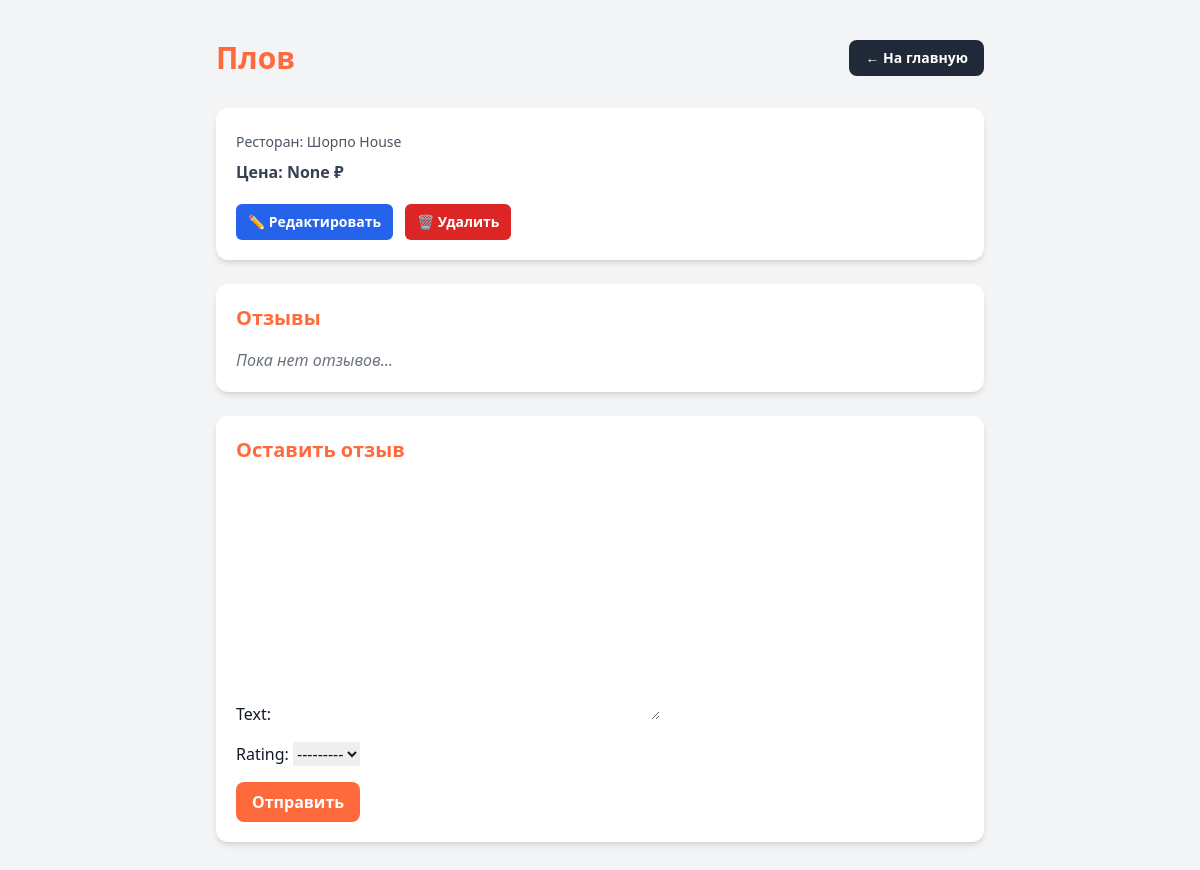
/dishes/7/ (signed in), run on an earlier commit of the app's database.
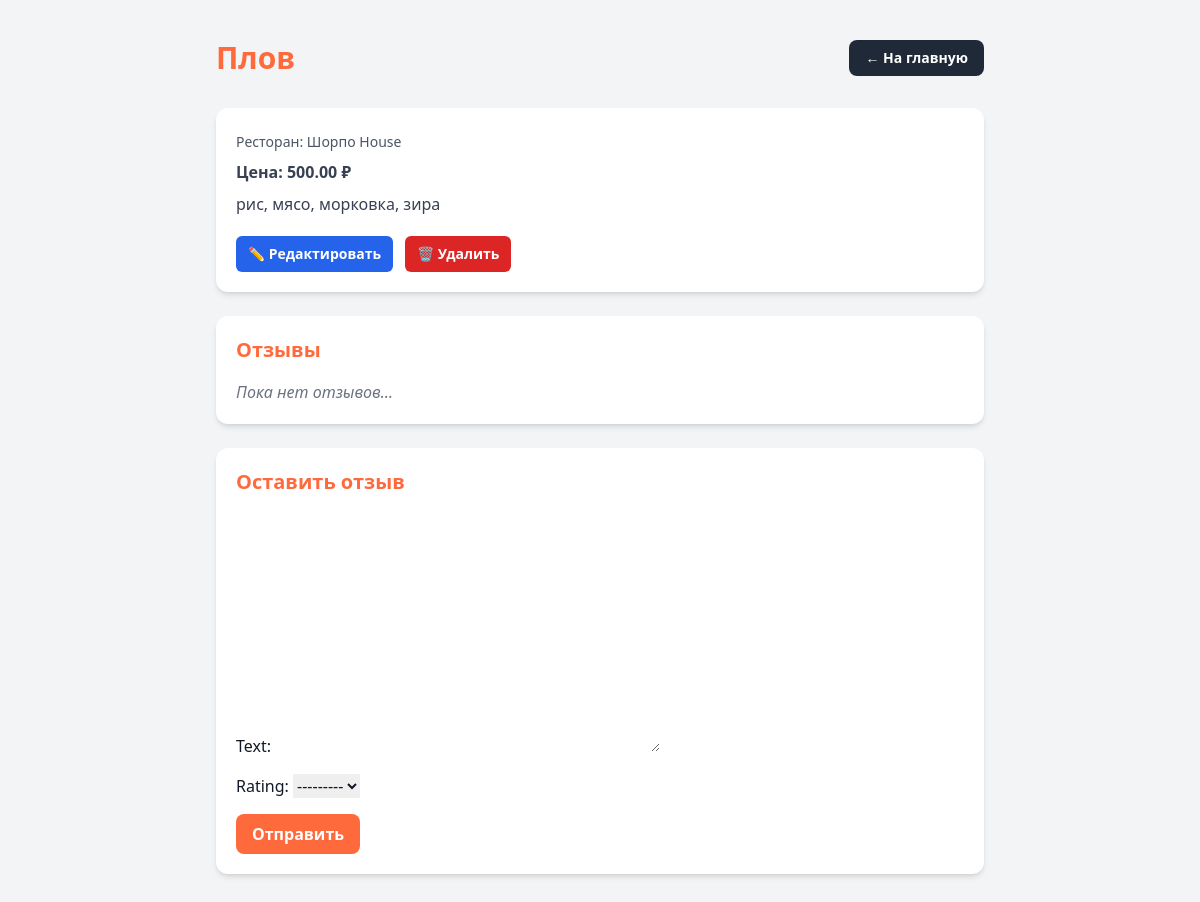
And on a later commit of the database.
### restaurants/models.py (models this page shows, shortened)
class Dish(models.Model):
    name = models.CharField(max_length=200)
    description = models.TextField(blank=True)
    price = models.DecimalField(max_digits=8, decimal_places=2, null=True, blank=True)
    restaurant = models.ForeignKey(Restaurant, on_delete=models.CASCADE, related_name='dishes')
    category = models.ForeignKey(Category, on_delete=models.SET_NULL, null=True, blank=True)
    ingredients = models.ManyToManyField(Ingredient, blank=True)
    created_at = models.DateTimeField(auto_now_add=True)

class Restaurant(models.Model):
    owner = models.ForeignKey(User, on_delete=models.CASCADE)
    name = models.CharField(max_length=200)
    address = models.CharField(max_length=300, blank=True)
    latitude = models.FloatField()
    longitude = models.FloatField()
    phone = models.CharField(max_length=50, blank=True)
    is_open = models.BooleanField(default=True)
    created_at = models.DateTimeField(auto_now_add=True)

### restaurants/views.py (the view)
# urls.py: path('dishes/<int:pk>/', DishDetailView.as_view(), name='dish-detail'),
class DishDetailView(LoginRequiredMixin, DetailView):
    model = Dish
    template_name = 'restaurants/dish_detail.html'
    context_object_name = 'dish'
    def get_context_data(self, **kwargs):
        context = super().get_context_data(**kwargs)
        context['reviews'] = self.object.reviews.all()
        context['review_form'] = ReviewForm()
        return context

### restaurants/forms.py
class ReviewForm(forms.ModelForm):
    class Meta:
        model = Review
        fields = ['text', 'rating']

### restaurants/templates/restaurants/dish_detail.html (shortened to what this page needs)
{% load static %}
<!DOCTYPE html>
<html lang="ru">
<head>
    <script src="https://cdn.tailwindcss.com"></script>
</head>
<body class="bg-gray-100 text-gray-900">
<div class="max-w-3xl mx-auto py-10">
    <div class="flex justify-between items-center mb-8">
        <h1 class="text-3xl font-bold text-brand">{{ dish.name }}</h1>
        <a href="/" class="px-4 py-2 bg-gray-800 text-white rounded-lg font-semibold text-sm hover:bg-gray-900 transition">
            ← На главную
        </a>
    </div>
    <div class="bg-white p-5 shadow-md rounded-xl mb-6">
        <p class="text-gray-600 mt-1 text-sm">
            Ресторан: <span class="font-medium">{{ dish.restaurant.name }}</span>
        </p>
        <p class="text-gray-700 font-semibold mt-2">
            Цена: {{ dish.price }} ₽
        </p>
        <p class="text-gray-700 mt-2">{{ dish.description }}</p>
        <div class="mt-5 flex gap-3">
            <a href="{% url 'restaurants:dish-edit' dish.pk %}"
               class="px-3 py-2 rounded-md bg-blue-600 text-white text-sm font-semibold hover:bg-blue-700 transition">
                ✏️ Редактировать
            </a>
            <a href="{% url 'restaurants:dish-delete' dish.pk %}"
               class="px-3 py-2 rounded-md bg-red-600 text-white text-sm font-semibold hover:bg-red-700 transition">
                🗑 Удалить
            </a>
        </div>
    </div>
    <div class="bg-white p-5 shadow-md rounded-xl mb-6">
        <h2 class="text-xl font-bold mb-4 text-brand">Отзывы</h2>
        {% if reviews %}
            <div class="space-y-4">
                {% for review in reviews %}
                    <div class="border border-gray-300 rounded-xl p-4 bg-white">
                        <p class="font-semibold">{{ review.user.username }} — {{ review.rating }}/5</p>
                        <p class="text-gray-700">{{ review.text }}</p>
                    </div>
                {% endfor %}
            </div>
        {% else %}
            <p class="text-gray-500 italic">Пока нет отзывов…</p>
        {% endif %}
    </div>
    {% if user.is_authenticated %}
    <div class="bg-white p-5 shadow-md rounded-xl mb-6">
        <h2 class="text-xl font-bold mb-4 text-brand">Оставить отзыв</h2>
        <form method="post" action="{% url 'restaurants:add-review' dish.pk %}" class="space-y-4">
            {{ review_form.as_p|safe }}
            <button type="submit"
                    class="px-4 py-2 bg-brand text-white rounded-lg font-semibold hover:bg-orange-600 transition">
                Отправить
            </button>
        </form>
    </div>
    {% else %}
        <p class="text-gray-500 italic mb-6">Войдите, чтобы оставить отзыв.</p>
    {% endif %}
</div>
</body>
</html>

What changed in the data, as far as the page shows it:
changed Dish "Плов": price "None" → "500.00"; description (not shown) → "рис, мясо, морковка, зира"
